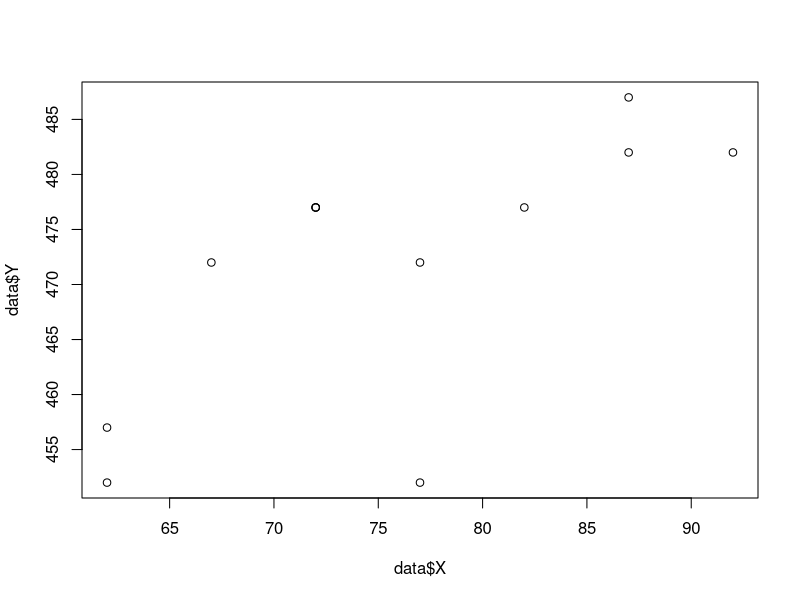
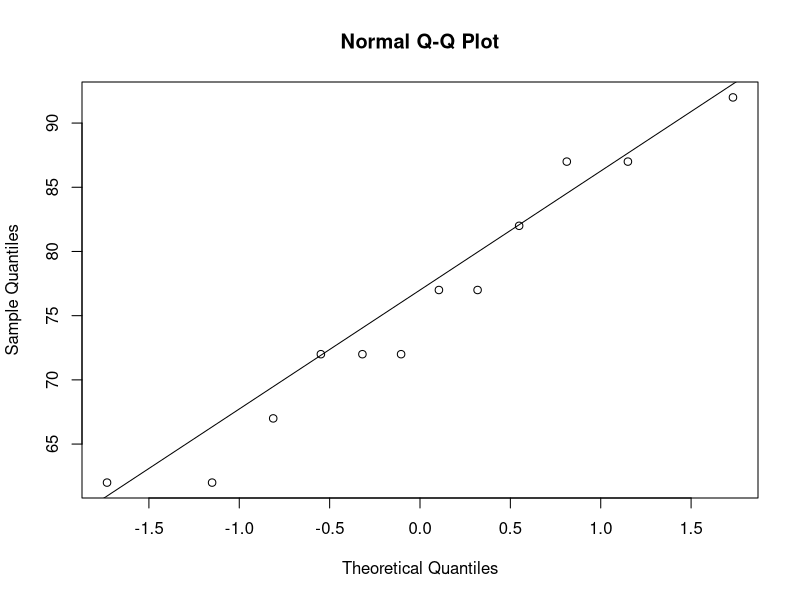
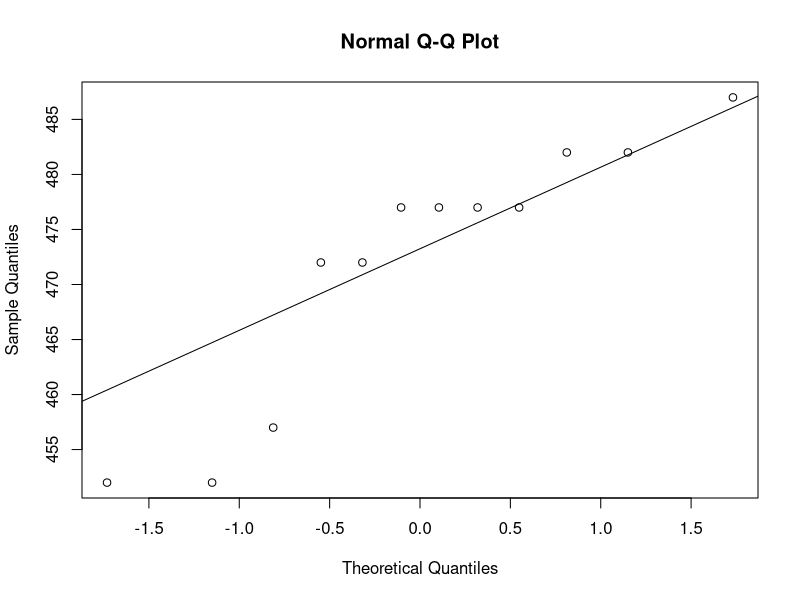

R code for these plots, in order:
#menetapkan directory kerja
setwd("/Users/tikdevel/Documents/Code-R/Assignment 2 - Pearson Product Moment/")

#memanggil dan menyimpan data
data <- read.csv("korelasi_PPM_modified.csv")

#melihat data dalam bentuk tabel
table(data)

plot(data$X, data$Y)

#Q-Q plot for data$X
qqnorm(data$X)
qqline(data$X)

#Q-Q plot for data$Y
qqnorm(data$Y)
qqline(data$Y)

# pearson's product-moment correlartion
cor.test(data$X, data$Y)
